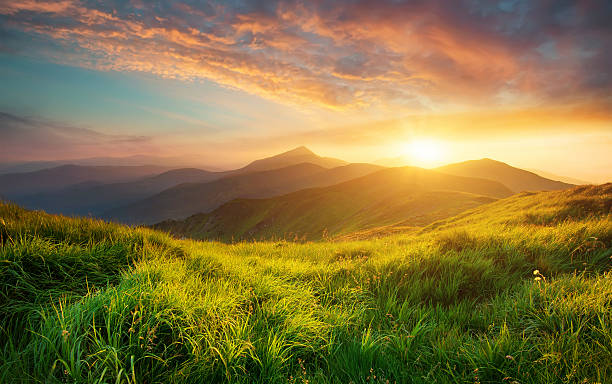
#> input picture input/sample.jpg, 612 x 384 px
$ python main.py
#> lines starting #> are read from the running program, lines starting #| are printed output that depends on the picture
### src/image_utils.py
"""
Image utilities for the SVD Image Compression project.

This file handles the basic image processing part:
    1. Load an image
    2. Convert it to grayscale
    3. Convert it into a matrix of pixel values

For a grayscale image, every pixel is represented by a value
between 0 and 255.

So an image of size m x n can be represented as a matrix:

        A = [a11 a12 ... a1n
             a21 a22 ... a2n
             .
             .
             .
             am1 am2 ... amn]

This matrix A is what we pass to SVD.
"""

from PIL import Image
import numpy as np


def load_image(path):
    """
    Load the image from the given path.

    We convert the image to grayscale because it makes the
    Linear Algebra part much simpler.

    Instead of dealing with 3 matrices (R, G, B), we only
    have one matrix containing pixel intensities.

    Returns:
        image: PIL Image object
        matrix: NumPy array containing pixel values
    """
#> called with path = '../input/sample.jpg'

    image = Image.open(path).convert("L")
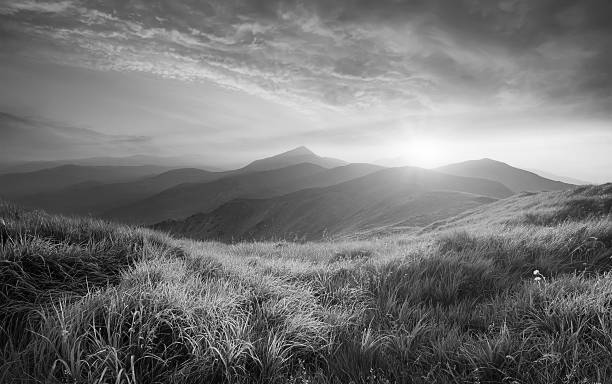
#> image: PIL image 612x384 L; min 0, max 254, mean 116.8

    # Convert the image into a NumPy matrix.
    # Each element represents the intensity of one pixel.
    matrix = np.array(image, dtype=np.float64)
#| Image dimensions: (384, 612)

    return image, matrix


def save_image(matrix, path):
    """
    Convert a matrix back into an image and save it.

    SVD reconstruction can sometimes produce values slightly
    below 0 or above 255, so we clip them before saving.

    0   -> black
    255 -> white
    """

    matrix = np.clip(matrix, 0, 255)

    # Convert floating point values back to 8-bit pixel values.
    image = Image.fromarray(matrix.astype(np.uint8))

    image.save(path)

### src/svd_compression.py
"""
SVD based image compression.

The main idea of the project is:

                A = U Σ V^T

where:
    A   -> original image matrix
    U   -> left singular vectors
    Σ   -> singular values
    V^T  -> transpose of right singular vectors

Instead of keeping all singular values, we keep only the
largest k singular values.

This gives us a low-rank approximation:

                A_k = U_k Σ_k V_k^T

The smaller k is, the more we compress the image.
The larger k is, the more information we retain.
"""

import numpy as np


def apply_svd(matrix):
    """
    Perform Singular Value Decomposition on the image matrix.

    NumPy decomposes A as:

                    A = U Σ V^T

    Returns:
        U  -> left singular vectors
        S  -> singular values
        VT -> transpose of right singular vectors
    """

    U, S, VT = np.linalg.svd(matrix, full_matrices=False)
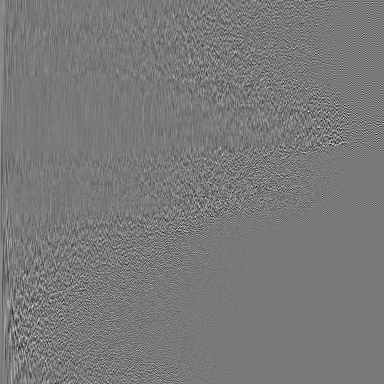
#> U: shape (384, 384) float64; min -0.386, max 0.426, mean 0.00018; drawn with min black and max white
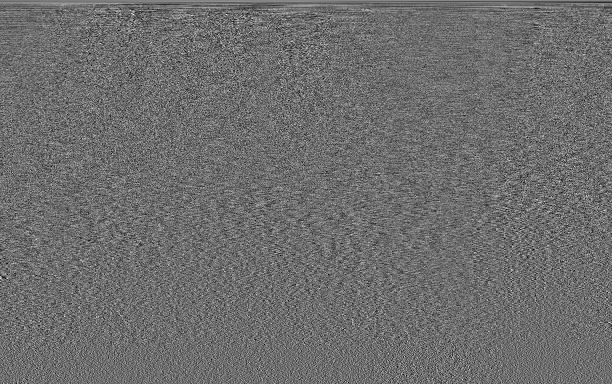
#> VT: shape (384, 612) float64; min -0.198, max 0.261, mean 0.000119; drawn with min black and max white
#> S = 384 values, max 61151.2 at index 0, min 2.86 at index 383, mean 554

    return U, S, VT


def reconstruct_image(U, S, VT, k):
    """
    Reconstruct the image using only the first k singular values.

    Normally we would reconstruct the entire matrix using:

                    A = U Σ V^T

    But for compression we only use:

                    A_k = U_k Σ_k V_k^T

    where k is the number of singular values we keep.

    The first k singular values are the largest and generally
    contain the most important information about the image.

    Example:

        k = 5
        -> keep only first 5 singular values

        k = 100
        -> keep first 100 singular values

    Returns:
        reconstructed image matrix
    """

    # Keep only the first k columns of U.
    U_k = U[:, :k]

    # Keep only the first k singular values.
    S_k = S[:k]

    # Keep only the first k rows of V^T.
    VT_k = VT[:k, :]

    # Σ is a diagonal matrix containing singular values.
    # np.diag(S_k) creates that diagonal matrix.
    Sigma_k = np.diag(S_k)

    # Low-rank approximation:

    #       A_k = U_k Σ_k V_k^T

    reconstructed = U_k @ Sigma_k @ VT_k

    return reconstructed


# [16 lines left out: function compress_image, not called in this run]

### src/main.py
"""
Main program for SVD Image Compression.

Pipeline:

    Input Image
        -
    Convert to Matrix
        -
    SVD
        -
    Select k
        -
    Rank-k Approximation
        -
    Reconstructed Image
        -
    Save Output

We test multiple values of k to observe the trade-off between compression and image quality.
"""

import os
from image_utils import load_image, save_image
from svd_compression import apply_svd, reconstruct_image

# Input image
INPUT_PATH = "../input/sample.jpg"

# Where reconstructed images will be stored
OUTPUT_DIR = "../output"

# Different numbers of singular values we want to test
K_VALUES = [5, 20, 50, 100]


def main():
    """
    Run the complete SVD compression pipeline.
    """

    # Create output directory if it doesn't already exist.
    os.makedirs(OUTPUT_DIR, exist_ok=True)

    # STEP 1: Load the image

    image, matrix = load_image(INPUT_PATH)

    print("Image loaded successfully.")
    print(f"Image dimensions: {matrix.shape}")

    # STEP 2: Apply SVD

    print("\nApplying SVD...")

    U, S, VT = apply_svd(matrix)

    print("SVD completed.")

    # Print some information about the decomposition.
    print(f"Number of singular values: {len(S)}")
#| Number of singular values: 384


    # STEP 3: Reconstruct image for different k values

    for k in K_VALUES:

        # We cannot use a k larger than the number of
        # available singular values.
        if k > len(S):
            print(f"\nSkipping k={k}: not enough singular values.")
            continue

        print(f"\nReconstructing image using k={k}...")

        reconstructed = reconstruct_image(U, S, VT, k)

        # Output filename
        output_path = os.path.join(
            OUTPUT_DIR,
            f"compressed_k{k}.png"
        )

        # Save reconstructed image
        save_image(reconstructed, output_path)

        print(f"Saved: {output_path}")
#> this loop made 4 passes
#> S_k in reconstruct_image on pass 1: [61151.2, 8963, 4743.9, 4085.4, 2891.8]
#> pass 1, in reconstruct_image, `reconstructed = U_k @ Sigma_k @ VT_k`:
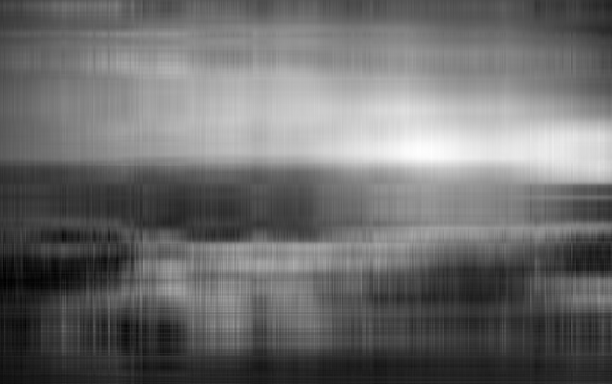
#> reconstructed: shape (384, 612) float64; min 9.45, max 261.2, mean 116.8; drawn with min black and max white
#> pass 2, in reconstruct_image (call 2), `U_k = U[:, :k]`:
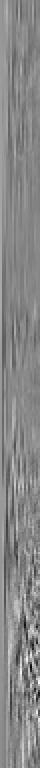
#> U_k: shape (384, 20) float64 (shown 2 times larger); min -0.315, max 0.283, mean 0.00389; drawn with min black and max white
#> after the loop:
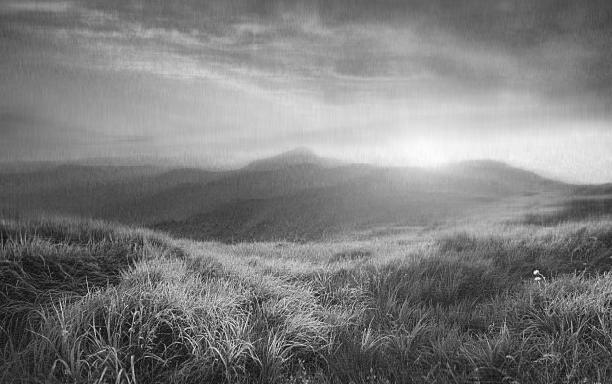
#> reconstructed: shape (384, 612) float64; min -22.37, max 260.2, mean 116.8; drawn with min black and max white


if __name__ == "__main__":
    main()
